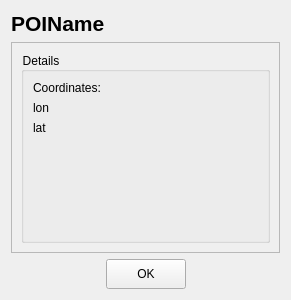
<?xml version="1.0" encoding="UTF-8"?>
<ui version="4.0">
 <class>TPOIInfoWidget</class>
 <widget class="QWidget" name="TPOIInfoWidget">
  <property name="geometry">
   <rect>
    <x>0</x>
    <y>0</y>
    <width>291</width>
    <height>300</height>
   </rect>
  </property>
  <property name="windowTitle">
   <string>Form</string>
  </property>
  <layout class="QVBoxLayout" name="verticalLayout_3">
   <item>
    <widget class="QLabel" name="poiNameLabel">
     <property name="font">
      <font>
       <pointsize>16</pointsize>
       <weight>75</weight>
       <bold>true</bold>
      </font>
     </property>
     <property name="text">
      <string>POIName</string>
     </property>
    </widget>
   </item>
   <item>
    <widget class="QScrollArea" name="scrollArea">
     <property name="widgetResizable">
      <bool>true</bool>
     </property>
     <widget class="QWidget" name="scrollAreaWidgetContents_2">
      <property name="geometry">
       <rect>
        <x>0</x>
        <y>0</y>
        <width>271</width>
        <height>211</height>
       </rect>
      </property>
      <property name="styleSheet">
       <string notr="true">background: rgba(0,0,0,0);</string>
      </property>
      <layout class="QVBoxLayout" name="verticalLayout">
       <item>
        <widget class="QGroupBox" name="poiDetails">
         <property name="sizePolicy">
          <sizepolicy hsizetype="Preferred" vsizetype="Expanding">
           <horstretch>0</horstretch>
           <verstretch>0</verstretch>
          </sizepolicy>
         </property>
         <property name="title">
          <string>Details</string>
         </property>
         <layout class="QVBoxLayout" name="verticalLayout_2">
          <item>
           <widget class="QLabel" name="label">
            <property name="text">
             <string>Coordinates:</string>
            </property>
           </widget>
          </item>
          <item>
           <widget class="QLabel" name="poiLon">
            <property name="text">
             <string>lon</string>
            </property>
           </widget>
          </item>
          <item>
           <widget class="QLabel" name="poiLat">
            <property name="text">
             <string>lat</string>
            </property>
           </widget>
          </item>
          <item>
           <spacer name="verticalSpacer">
            <property name="orientation">
             <enum>Qt::Vertical</enum>
            </property>
            <property name="sizeHint" stdset="0">
             <size>
              <width>17</width>
              <height>37</height>
             </size>
            </property>
           </spacer>
          </item>
         </layout>
        </widget>
       </item>
      </layout>
     </widget>
    </widget>
   </item>
   <item>
    <layout class="QHBoxLayout" name="horizontalLayout">
     <item>
      <spacer name="horizontalSpacer">
       <property name="orientation">
        <enum>Qt::Horizontal</enum>
       </property>
       <property name="sizeHint" stdset="0">
        <size>
         <width>40</width>
         <height>20</height>
        </size>
       </property>
      </spacer>
     </item>
     <item>
      <widget class="QPushButton" name="okButton">
       <property name="minimumSize">
        <size>
         <width>0</width>
         <height>30</height>
        </size>
       </property>
       <property name="text">
        <string>OK</string>
       </property>
      </widget>
     </item>
     <item>
      <spacer name="horizontalSpacer_2">
       <property name="orientation">
        <enum>Qt::Horizontal</enum>
       </property>
       <property name="sizeHint" stdset="0">
        <size>
         <width>40</width>
         <height>20</height>
        </size>
       </property>
      </spacer>
     </item>
    </layout>
   </item>
  </layout>
 </widget>
 <resources/>
 <connections/>
</ui>
